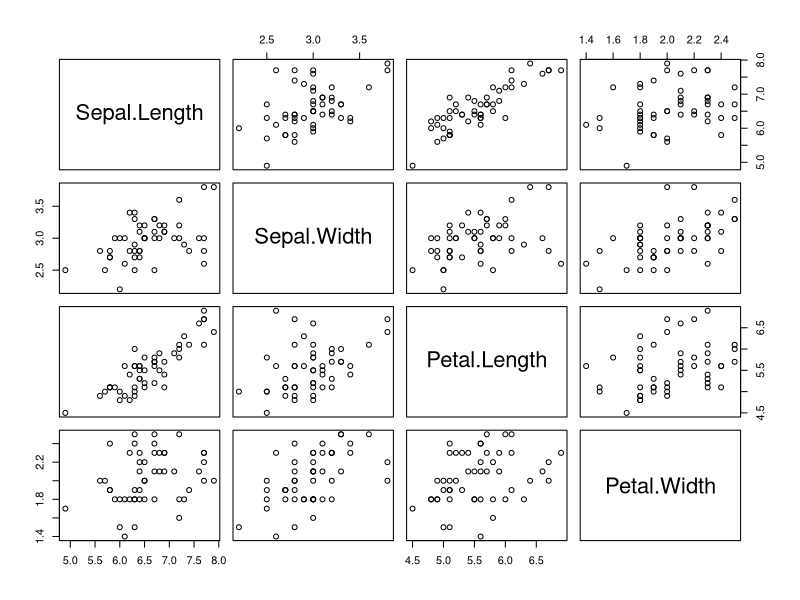
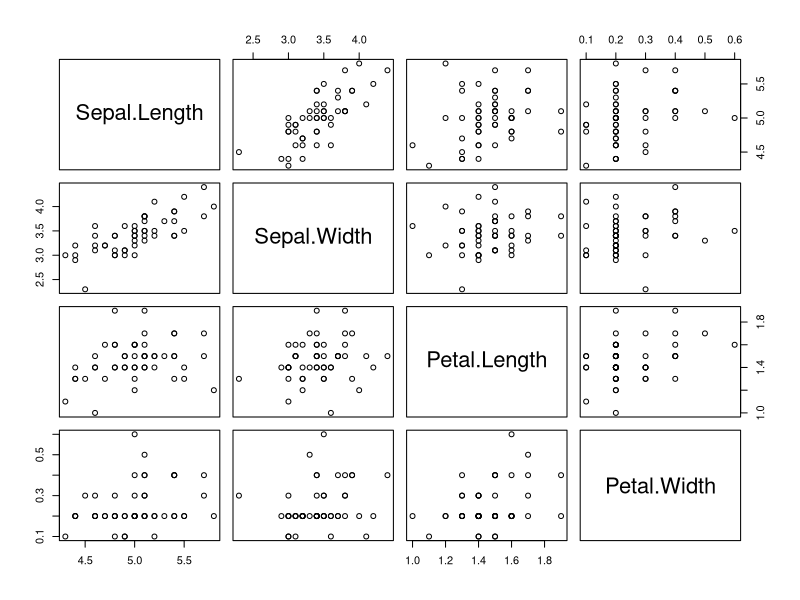
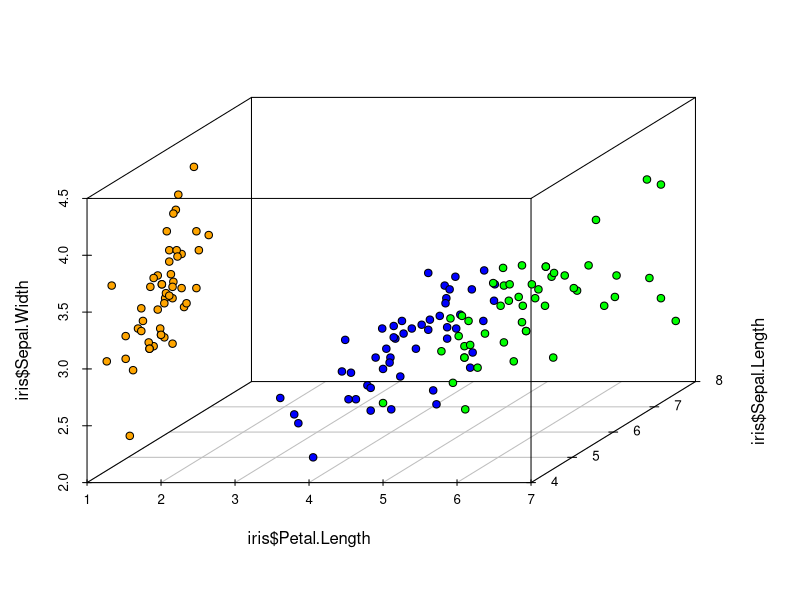

Write the R code that produced these figures, in order.
attributes(iris)
pairs(iris[iris$Species == 'virginica', 1 : 4])
pairs(iris[iris$Species == 'setosa', 1 : 4])

#3d scatterplot
#install.packages('scatterplot3d')
library(scatterplot3d)
iris_setosa <- iris[iris$Species == 'setosa', ]
iris_versicolor <- iris[iris$Species == 'versicolor', ]
iris_virginica <- iris[iris$Species == 'virginica', ]

d3 <- scatterplot3d(iris$Petal.Length, iris$Sepal.Length, iris$Sepal.Width, type = 'n')
d3$points3d(iris_setosa$Petal.Length,
            iris_setosa$Sepal.Length,
            iris_setosa$Sepal.Width,
            bg = 'orange', pch = 21)

d3$points3d(iris_versicolor$Petal.Length,
            iris_versicolor$Sepal.Length,
            iris_versicolor$Sepal.Width,
            bg = 'blue', pch = 21)

d3$points3d(iris_virginica$Petal.Length,
            iris_virginica$Sepal.Length,
            iris_virginica$Sepal.Width,
            bg = 'green', pch = 21)
